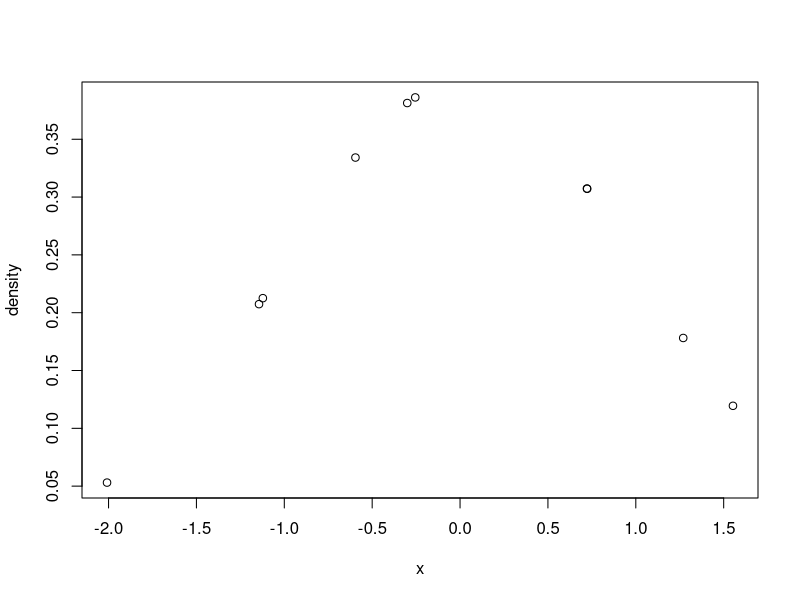

The R script that drew this image:
## ---- chunk 1
knitr::opts_chunk$set(
  collapse = TRUE,
  comment = "#>"
)

knitr::opts_chunk$set(echo = TRUE, warning = FALSE, message = FALSE)

suggests <- c(
    "knitr",
    "rmarkdown",
    "R.utils")

librairies <- c(.packages(), suggests)
knitr::write_bib(librairies, "packages.bib")
## ---- chunk 2
 x <- rnorm(10)
 density <- dnorm(x)
 plot(x, density)
